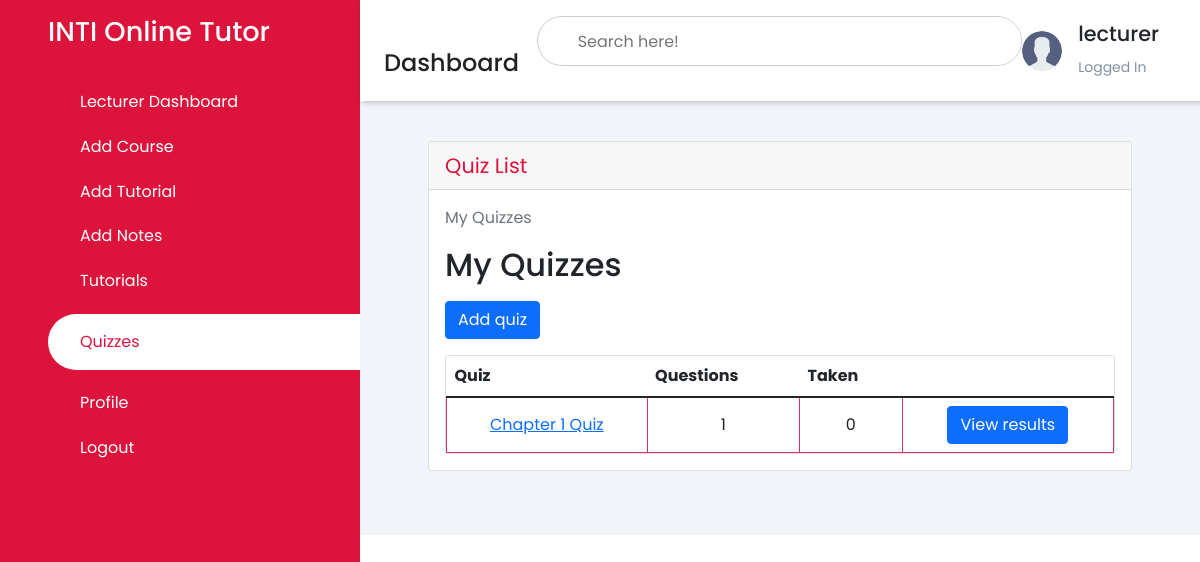
/list_quiz/ (signed in), run on an earlier commit of the app's database.
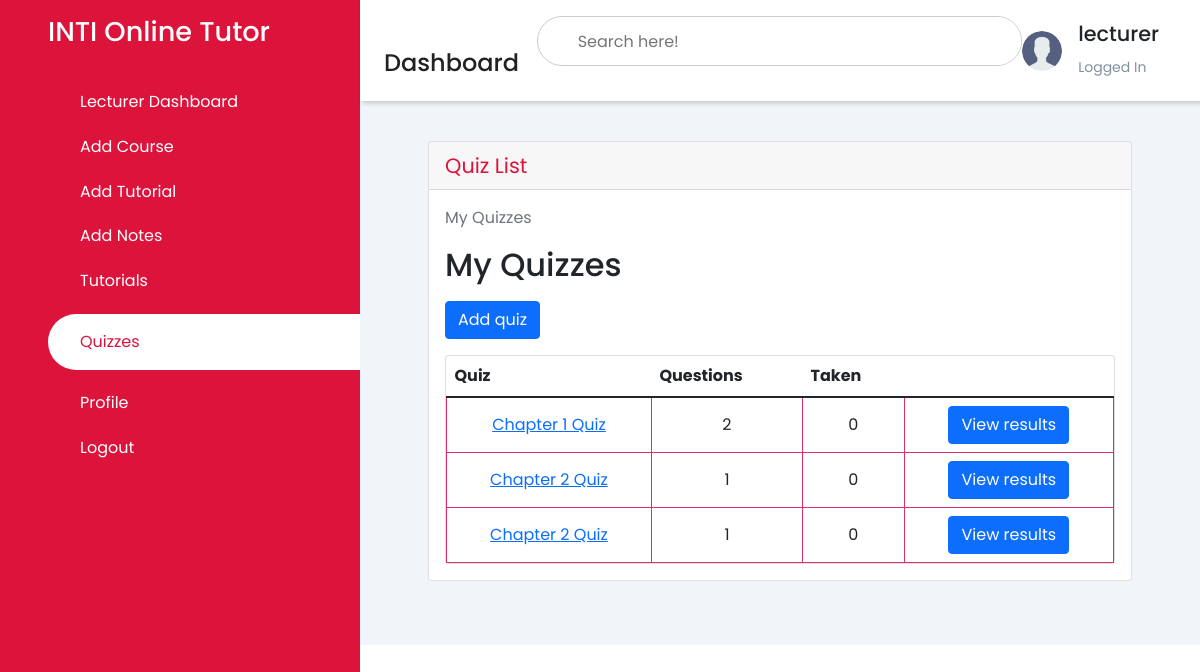
And on a later commit of the database.
### pages/models.py (models this page shows, shortened)
class Quiz(models.Model):
    owner = models.ForeignKey(User, on_delete=models.CASCADE, related_name='quizzes')
    name = models.CharField(max_length=255)
    course = models.ForeignKey(Course, on_delete=models.CASCADE, related_name='quizzes')

### pages/views.py (the view)
# urls.py: path('list_quiz/', QuizListView.as_view(), name='list_quiz'),
class QuizListView(ListView):
    model = Quiz
    ordering = ('name',)
    context_object_name = 'quizzes'
    template_name = 'dashboard/lecturer/list_quiz.html'
    def get_queryset(self):
        queryset = self.request.user.quizzes \
            .select_related('course') \
            .annotate(questions_count=Count('questions', distinct=True)) \
            .annotate(taken_count=Count('taken_quizzes', distinct=True))
        return queryset

### templates/dashboard/lecturer/list_quiz.html (shortened to what the changed rows need)
<!DOCTYPE html>
<html lang="en">
<head>
    {% load static %}
    {% load crispy_forms_tags %}
    <link rel="stylesheet" href="https://maxst.icons8.com/vue-static/landings/line-awesome/line-awesome/1.3.0/css/line-awesome.min.css">
    <link rel="stylesheet" href="https://maxst.icons8.com/vue-static/landings/line-awesome/font-awesome-line-awesome/css/all.min.css">
    <link href="https://cdn.jsdelivr.net/npm/bootstrap@5.1.3/dist/css/bootstrap.min.css" rel="stylesheet">
    <link rel="stylesheet" href="{% static 'css/style.css' %}">
</head>
<body>
    <div class="sidebar">
        <div class="sidebar-brand">
            <h2>INTI Online Tutor</h2>
        </div>
    </div>
    <div class="main-content">
        <header>
            <div class="header-title">
                <h2>
                    <label for="">
                    <span class="las la-bars"></span>
                </label>
                    Dashboard
                </h2>
            </div>
        </header>
        <main>
            <div class="container-fluid">
        <div class="row">
          <div class="col-12 mb-3">
          <div class="col-12 mb-3">
                <div id="content-wrapper" style="padding-top: 20px">
          <div class="container-fluid">
              <div class="card mb-3">
                  <div class="card-body">
            <div class="col-sm-12">
            <h2 class="mb-3">My Quizzes</h2>
            <div class="card">
              <table class="table mb-0">
                <thead>
                  <tr>
                    <th>Quiz</th>
                    <th>Questions</th>
                    <th>Taken</th>
                    <th></th>
                  </tr>
                </thead>
                <tbody>
                  {% for quiz in quizzes %}
                    <tr>
                      <td class="align-middle"><a href="{% url 'update_quiz' quiz.pk %}">{{ quiz.name }}</a></td>
                      <td class="align-middle">{{ quiz.questions_count }}</td>
                      <td class="align-middle">{{ quiz.taken_count }}</td>
                      <td class="text-right">
                        <a href="" class="btn btn-primary">View results</a>
                      </td>
                    </tr>
                  {% empty %}
                    <tr>
                      <td class="bg-light text-center font-italic" colspan="5">You haven't created any quiz yet.</td>
                    </tr>
                  {% endfor %}
                </tbody>
              </table>
            </div>
        </main>
    </div>
</body>
</html>

What changed in the data, as far as the page shows it:
computed for Quiz "Chapter 1 Quiz": questions_count "1" → "2"
added Quiz: name "Chapter 2 Quiz", questions_count "1", taken_count "0"
added Quiz: name "Chapter 2 Quiz", questions_count "1", taken_count "0"
